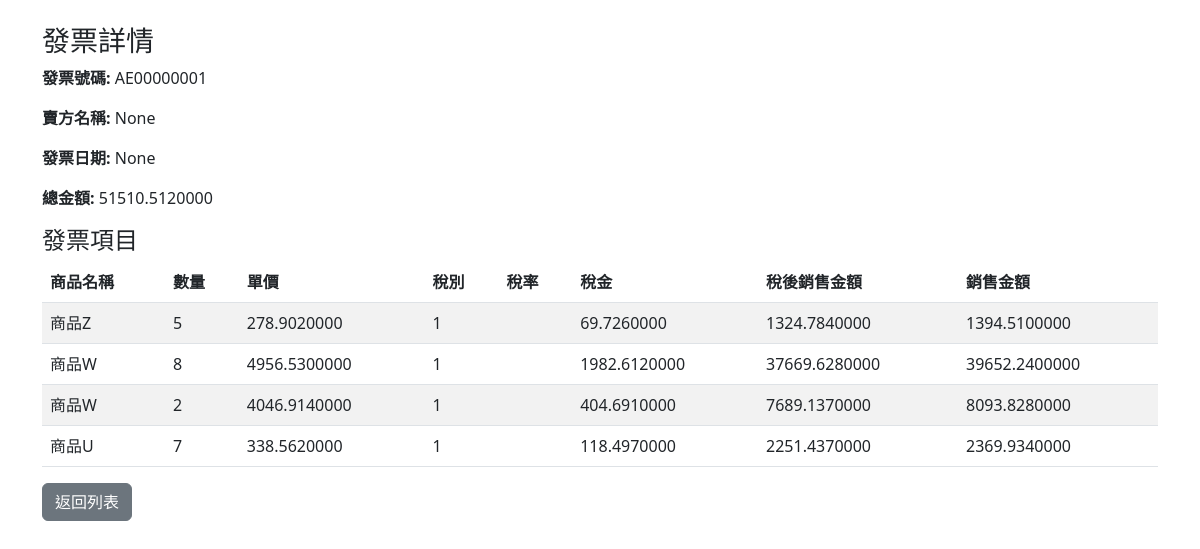
The page /document/115/ on the database its author committed.
### e_invoices/models/twb2bmainitem_models.py (models this page shows, shortened)
class TWB2BMainItem(models.Model):
    company = models.ForeignKey("e_invoices.Company", on_delete=models.CASCADE, related_name="twb2bmainitem_invoices")  # 公司代碼
    company_code = models.CharField(max_length=10, blank=True, null=True)  # 公司代碼
    B2B_B2C_CHOICES = [
        ('B2B', 'B2B'),
        ('B2C', 'B2C')
    ]
    b2b_b2c = models.CharField(max_length=3, choices=B2B_B2C_CHOICES) # 電子發票類型B2B 或 B2C
    sys_number = models.CharField(max_length=20) # 平台文件號碼
    sys_date = models.DateTimeField(blank=True, null=True)    #  平台傳送日期
    invoice_number = models.CharField(max_length=10, blank=True, null=True)     #  發票號碼
    invoice_date = models.DateField(max_length=8,blank=True, null=True) # 平台傳送日期
    invoice_time = models.CharField(max_length=8, blank=True, null=True) # 發票時間
    invoice_period = models.CharField(max_length=5,blank=True, null=True)  # 期別
    invoice_type = models.CharField(max_length=2,blank=True, null=True)  # 發票類別
    erp_number = models.CharField(max_length=10)  # ERP文件號碼
    erp_date = models.DateField(max_length=8)
    erp_reference = models.CharField(max_length=60, blank=True, null=True) # ERP備註資訊
    company_identifier = models.CharField(max_length=60, blank=True, null=True)
    seller_bp_id = models.CharField(max_length=20, blank=True, null=True)
    tax_identifier = models.CharField(max_length=10, blank=True, null=True)
    seller_name = models.CharField(max_length=60,blank=True, null=True)
    buyer_identifier = models.CharField(max_length=10,blank=True, null=True)
    buyer_name = models.CharField(max_length=60,blank=True, null=True)
    buyer_bp_id = models.CharField(max_length=20, blank=True, null=True)
    buyer_remark = models.CharField(max_length=1, blank=True, null=True)
    main_remark = models.CharField(max_length=200, blank=True, null=True)
    group_mark = models.CharField(max_length=1, blank=True, null=True)  # 彙開註記
    donate_mark = models.CharField(max_length=10)  # 捐贈註記
    customs_clearance_mark = models.CharField(max_length=1, blank=True, null=True)
    category = models.CharField(max_length=2, blank=True, null=True)
    relate_number = models.CharField(max_length=20, blank=True, null=True)
    invoice_type = models.CharField(max_length=2,blank=True, null=True)
    bonded_area_confirm = models.CharField(max_length=1, blank=True, null=True)
    zero_tax_rate_reason = models.CharField(max_length=2, blank=True, null=True)
    reserved1 = models.CharField(max_length=20, blank=True, null=True)
    reserved2 = models.CharField(max_length=100, blank=True, null=True)
    sales_amount = models.DecimalField(max_digits=13, decimal_places=7)
    freetax_sales_amount = models.DecimalField(max_digits=13, decimal_places=7,blank=True, null=True)
    zerotax_sales_amount = models.DecimalField(max_digits=13, decimal_places=7,blank=True, null=True)
    tax_type = models.CharField(
        choices=[('1', '應稅'), ('2', '零稅率'), ('3', '免稅')], max_length=1, blank=True, null=True) #課稅別(1：應稅；2：零稅率；3：免稅)
    tax_rate = models.DecimalField(max_digits=4, decimal_places=2,blank=True, null=True)
    total_tax_amount = models.DecimalField(max_digits=20, decimal_places=0,blank=True, null=True)
    total_amount = models.DecimalField(max_digits=13, decimal_places=7,blank=True, null=True)
    original_currency_amount = models.DecimalField(max_digits=13, decimal_places=7, blank=True, null=True)
    exchange_rate = models.DecimalField(max_digits=8, decimal_places=5, blank=True, null=True)
    currency = models.CharField(max_length=3, blank=True, null=True)
    invoice_status = models.CharField(max_length=10, blank=True, null=True, default='未開立')
    description = models.CharField(max_length=255, blank=True, null=True)
    remark = models.CharField(max_length=120, blank=True, null=True)
    discount_amount = models.DecimalField(max_digits=13, decimal_places=7, blank=True, null=True)
    payment_status = models.CharField(max_length=10, blank=True, null=True)
    invoice_status = models.CharField(max_length=10, blank=True, null=True)
    void_status = models.CharField(max_length=10, blank=True, null=True)
    mof_date = models.DateField(blank=True, null=True)     #    稅局回應日
    mof_respone = models.CharField(max_length=200, blank=True, null=True)     # 稅局回應
    mof_reason = models.CharField(max_length=200, blank=True, null=True)     # 稅局拒絕理由
    creator = models.CharField(max_length=10, blank=True, null=True)       # 建立者
    creator_remark = models.CharField(max_length=200, blank=True, null=True)     # 平台備註
    cancel_date = models.DateField(blank=True, null=True)   # 作廢發票日期 (產出轉換8碼)
    cancel_time = models.TimeField(blank=True, null=True)   # 作廢發票時間
    cancel_period = models.CharField(max_length=5, blank=True, null=True)    # 作廢發票期別
    cancel_reason = models.CharField(max_length=20, blank=True, null=True)     # 作廢原因
    returntax_document_number = models.CharField(max_length=60, blank=True, null=True)     # 專案作廢核准文號
    cancel_remark = models.CharField(max_length=200, blank=True, null=True)     # 作廢備註
    cancel_mof_date = models.DateField(blank=True, null=True)     #    稅局回應日
    cancel_mof_respone = models.CharField(max_length=200, blank=True, null=True)     # 稅局回應
    cancel_mof_reason = models.CharField(max_length=200, blank=True, null=True)     # 稅局拒絕理由

class TWB2BLineItem(models.Model):
    twb2bmainitem = models.ForeignKey(TWB2BMainItem, related_name='items', on_delete=models.CASCADE)  # TWB2BMainItem
    line_description = models.CharField(max_length=500,blank=True, null=True)  # 品名
    line_tax_type = models.CharField(choices=[(1, '應稅'), (2, '零稅率'), (3, '免稅')], max_length=1, blank=True, null=True)
    line_quantity = models.CharField(max_length=50,blank=True, null=True)  # 數量 (可支援 '3C商品' 這類非數值)
    line_unit = models.CharField(max_length=6, blank=True, null=True)  # 單位
    line_unit_price = models.DecimalField(max_digits=20, decimal_places=7,blank=True, null=True)  # 單價
    line_amount = models.DecimalField(max_digits=20, decimal_places=7,blank=True, null=True)  # 金額
    line_remark = models.CharField(max_length=200, blank=True, null=True)  # 備註
    line_sequence_number = models.CharField(max_length=4,blank=True, null=True)  # 明細排列序號
    line_relate_number = models.CharField(max_length=4,blank=True, null=True)  # 明細排列序號
    line_tax_amount = models.DecimalField(max_digits=20, decimal_places=7,blank=True, null=True)
    line_sales_amount = models.DecimalField(max_digits=20, decimal_places=7,blank=True, null=True)
    line_tax_type = models.CharField(max_length=1,blank=True, null=True)

### e_invoices/views/twb2bmainitem_views.py (the view)
# urls.py: path('document/<int:id>/', twb2blineitem, name='twb2blineitem'),
def twb2blineitem(request, id):
    document = get_object_or_404(TWB2BMainItem, id=id)
    items = document.items.all()  # 確保有正確查詢
    return render(request, 'document/twb2blineitem.html', {'document': document, 'items': items})

### templates/document/twb2blineitem.html (shortened to what this page needs)
<!DOCTYPE html>
<html lang="zh-TW">
<head>
    <link href="https://cdn.jsdelivr.net/npm/bootstrap@5.3.0/dist/css/bootstrap.min.css" rel="stylesheet">
</head>
<body>
<div class="container mt-4">
    <h3>發票詳情</h3>
    <p><strong>發票號碼:</strong> {{ document.invoice_number }}</p>
    <p><strong>賣方名稱:</strong> {{ document.seller_name }}</p>
    <p><strong>發票日期:</strong> {{ document.invoice_date }}</p>
    <p><strong>總金額:</strong> {{ document.total_amount }}</p>
    <h4>發票項目</h4>
    <table class="table table-striped table-hover">
        <thead>
            <tr>
                <th>商品名稱</th>
                <th>數量</th>
                <th>單價</th>
                <th>稅別</th>
                <th>稅率</th>
                <th>稅金</th>
                <th>稅後銷售金額</th>
                <th>銷售金額</th>
            </tr>
        </thead>
        <tbody>
            {% for item in document.items.all %}
            <tr>
                <td>{{ item.line_description }}</td>
                <td>{{ item.line_quantity }}</td>
                <td>{{ item.line_unit_price }}</td>
                <td>{{ item.line_tax_type }}</td>
                <td>{{ item.tax_rate }}</td>
                <td>{{ item.line_tax_amount }}</td>
                <td>{{ item.line_sales_amount }}</td>
                <td>{{ item.line_amount }}</td>
            </tr>
            {% empty %}
            <tr>
                <td colspan="4" class="text-center">沒有發票項目</td>
            </tr>
            {% endfor %}
        </tbody>
    </table>
    <a href="{% url 'twb2bmainitem' %}" class="btn btn-secondary">返回列表</a>
</div>
</body>
</html>

### templates/document/twb2blineitem.html (style rules this page uses)
.table th, .table td { white-space: nowrap; overflow: hidden; text-overflow: ellipsis; }

### rows shown on the page
TWB2BMainItem: invoice_number "AE00000001", seller_name "None", invoice_date "None", total_amount "51510.5120000"
TWB2BLineItem: line_description "商品Z", line_quantity "5", line_unit_price "278.9020000", line_tax_type "1", line_tax_amount "69.7260000", line_sales_amount "1324.7840000", line_amount "1394.5100000"
TWB2BLineItem: line_description "商品W", line_quantity "8", line_unit_price "4956.5300000", line_tax_type "1", line_tax_amount "1982.6120000", line_sales_amount "37669.6280000", line_amount "39652.2400000"
TWB2BLineItem: line_description "商品W", line_quantity "2", line_unit_price "4046.9140000", line_tax_type "1", line_tax_amount "404.6910000", line_sales_amount "7689.1370000", line_amount "8093.8280000"
TWB2BLineItem: line_description "商品U", line_quantity "7", line_unit_price "338.5620000", line_tax_type "1", line_tax_amount "118.4970000", line_sales_amount "2251.4370000", line_amount "2369.9340000"
